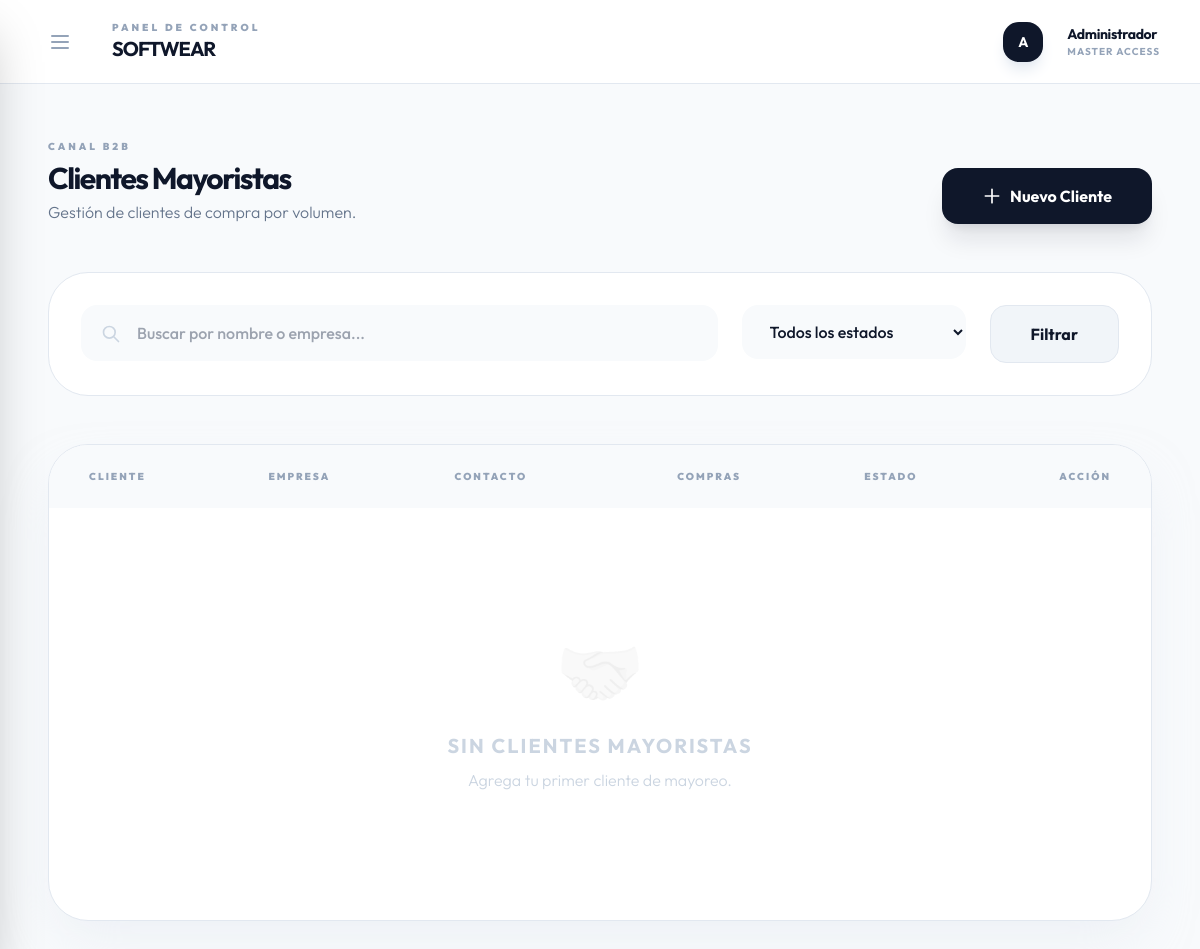
Before: /adminpanel/mayoristas/ with the older database file.
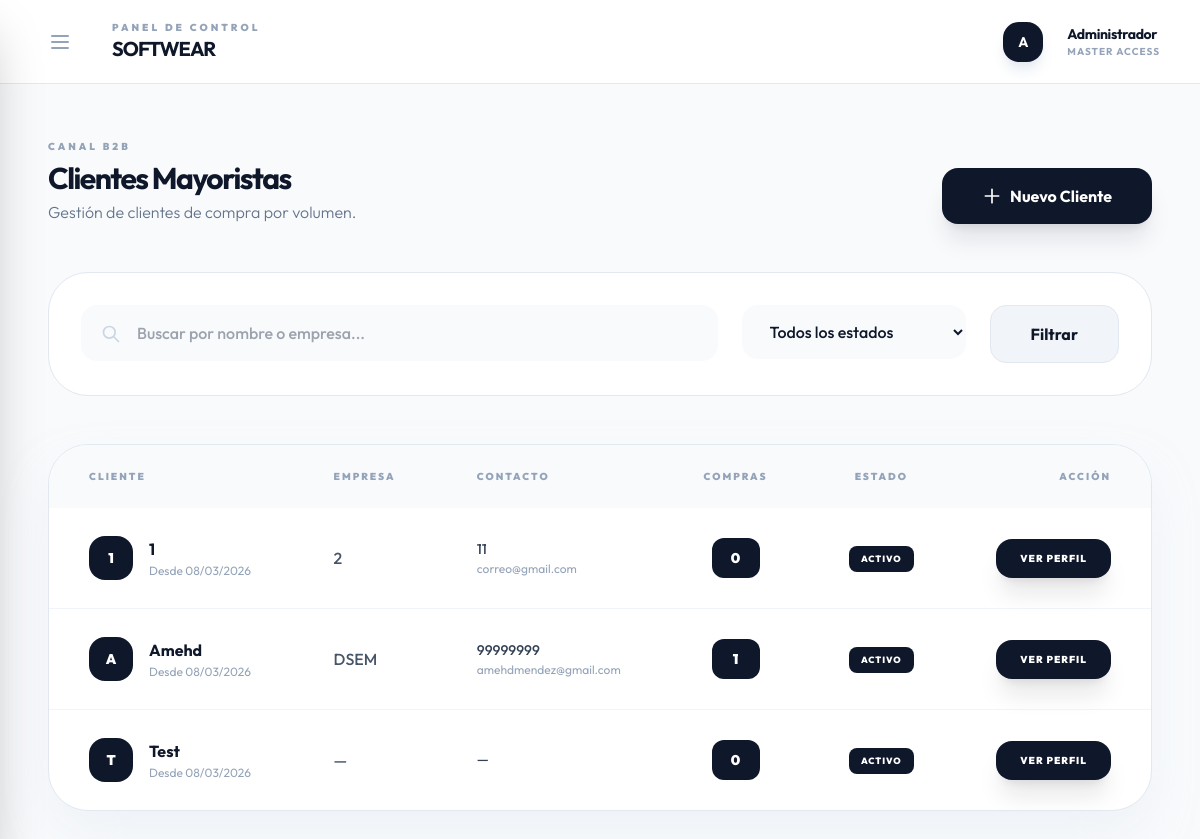
After: the same page with the newer database file.
### store/models.py (models this page shows, shortened)
class WholesaleClient(models.Model):
    name = models.CharField(max_length=200, verbose_name="Nombre")
    company = models.CharField(max_length=200, blank=True, verbose_name="Empresa / Negocio")
    phone = models.CharField(max_length=50, blank=True, verbose_name="Teléfono")
    email = models.EmailField(blank=True, verbose_name="Correo")
    address = models.TextField(blank=True, verbose_name="Dirección")
    notes = models.TextField(blank=True, verbose_name="Notas internas")
    is_active = models.BooleanField(default=True, verbose_name="Activo")
    registered_at = models.DateTimeField(auto_now_add=True, verbose_name="Fecha de registro")
    class Meta:
        verbose_name = "Cliente Mayorista"
        verbose_name_plural = "Clientes Mayoristas"
        ordering = ['-registered_at']
    @property
    def purchase_count(self):
        return self.purchases.count()

### adminpanel/views.py (the view)
# urls.py: path('mayoristas/', views.wholesale_list, name='wholesale_list'),
def wholesale_list(request):
    query = request.GET.get('q', '')
    status_filter = request.GET.get('status', '')
    clients = WholesaleClient.objects.all()
    if query:
        clients = clients.filter(name__icontains=query) | clients.filter(company__icontains=query)
    if status_filter == 'active':
        clients = clients.filter(is_active=True)
    elif status_filter == 'inactive':
        clients = clients.filter(is_active=False)
    context = {
        'clients': clients,
        'current_q': query,
        'current_status': status_filter,
        'is_status_active': status_filter == 'active',
        'is_status_inactive': status_filter == 'inactive',
    }
    return render(request, 'adminpanel/wholesale_list.html', context)

### store/context_processors.py (called while the page is built)
def tags_processor(request):
    return {
        'tags': Tag.objects.all()
    }

### adminpanel/templates/adminpanel/wholesale_list.html (shortened to what the changed rows need)
{% extends 'adminpanel/base.html' %}
{% block content %}
<div class="flex flex-col md:flex-row justify-between items-end mb-12 gap-6">
    <div>
        <h1 class="text-3xl font-bold text-slate-900 tracking-tighter mt-1">Clientes Mayoristas</h1>
    </div>
</div>
<div class="bg-white rounded-[2.5rem] border border-slate-200 overflow-hidden shadow-2xl shadow-slate-200/50">
    <div class="overflow-x-auto">
        <table class="w-full text-left">
            <thead class="bg-slate-50">
                <tr>
                    <th class="px-10 py-6 text-[10px] font-black text-slate-400 uppercase tracking-[0.2em]">Cliente</th>
                    <th class="px-10 py-6 text-[10px] font-black text-slate-400 uppercase tracking-[0.2em]">Empresa</th>
                    <th class="px-10 py-6 text-[10px] font-black text-slate-400 uppercase tracking-[0.2em]">Contacto
                    </th>
                    <th class="px-10 py-6 text-[10px] font-black text-slate-400 uppercase tracking-[0.2em] text-center">
                        Compras</th>
                    <th class="px-10 py-6 text-[10px] font-black text-slate-400 uppercase tracking-[0.2em] text-center">
                        Estado</th>
                    <th class="px-10 py-6 text-[10px] font-black text-slate-400 uppercase tracking-[0.2em] text-right">
                        Acción</th>
                </tr>
            </thead>
            <tbody class="divide-y divide-slate-100">
                {% for client in clients %}
                <tr class="hover:bg-slate-50 transition-colors">
                    <td class="px-10 py-7">
                        <div class="flex items-center gap-4">
                            <div class="h-11 w-11 rounded-2xl bg-slate-900 flex items-center justify-center text-white font-black text-sm flex-shrink-0">
                                {{ client.name|first|upper }}
                            </div>
                            <div>
                                <p class="font-bold text-slate-900">{{ client.name }}</p>
                                <p class="text-xs text-slate-400 mt-0.5">Desde {{ client.registered_at|date:"d/m/Y" }}
                                </p>
                            </div>
                        </div>
                    </td>
                    <td class="px-10 py-7 text-slate-600 font-medium">{{ client.company|default:"—" }}</td>
                    <td class="px-10 py-7">
                        <p class="text-sm font-medium text-slate-700">{{ client.phone|default:"—" }}</p>
                        <p class="text-xs text-slate-400 mt-0.5">{{ client.email|default:"" }}</p>
                    </td>
                    <td class="px-10 py-7 text-center">
                        <span class="inline-flex h-10 w-12 bg-slate-900 text-white items-center justify-center rounded-xl font-black text-sm">
                            {{ client.purchase_count }}
                        </span>
                    </td>
                    <td class="px-10 py-7 text-center">
                        {% if client.is_active %}
                        <span class="inline-block px-3 py-1.5 bg-slate-900 text-white text-[9px] font-black uppercase tracking-widest rounded-lg">Activo</span>
                        {% else %}
                        <span class="inline-block px-3 py-1.5 bg-slate-100 text-slate-400 text-[9px] font-black uppercase tracking-widest rounded-lg">Inactivo</span>
                        {% endif %}
                    </td>
                    <td class="px-10 py-7 text-right">
                        <a href="{% url 'adminpanel:wholesale_detail' client.id %}" class="px-6 py-3 bg-slate-900 text-white text-[10px] font-black uppercase tracking-widest rounded-2xl hover:bg-black transition-all active:scale-95 shadow-xl shadow-slate-900/10 inline-block">Ver
                            Perfil</a>
                    </td>
                </tr>
                {% empty %}
                <tr>
                    <td colspan="6" class="px-10 py-32 text-center text-slate-300">
                        <div class="text-7xl mb-6 grayscale opacity-10">🤝</div>
                        <h2 class="text-xl font-bold uppercase tracking-widest">Sin Clientes Mayoristas</h2>
                        <p class="font-light mt-2">Agrega tu primer cliente de mayoreo.</p>
                    </td>
                </tr>
                {% endfor %}
            </tbody>
        </table>
    </div>
</div>
{% endblock %}

Changed rows visible on the page:
added WholesaleClient: name|first "1", name "1", registered_at "08/03/2026", company "2", phone "11", email "correo@gmail.com", purchase_count "0", is_active "ACTIVO"
added WholesaleClient: name|first "A", name "Amehd", registered_at "08/03/2026", company "DSEM", phone "99999999", email "amehdmendez@gmail.com", purchase_count "1", is_active "ACTIVO"
added WholesaleClient: name|first "T", name "Test", registered_at "08/03/2026", company "—", phone "—", purchase_count "0", is_active "ACTIVO"
Other visible differences:
text no longer shown: "SIN CLIENTES MAYORISTAS Agrega tu primer cliente de mayoreo."
